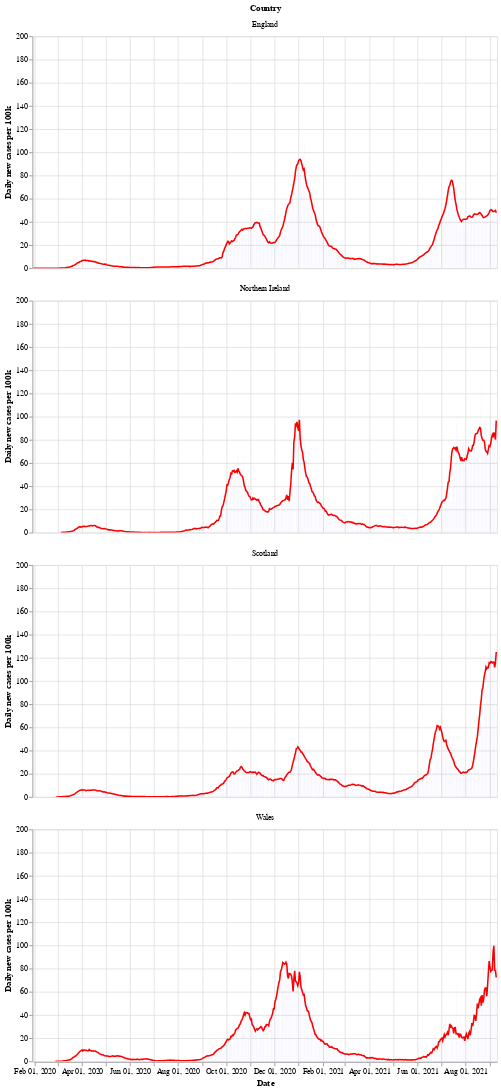

Notebook cell for this chart:
### Markdown cell above
Next is a bar chart of the number of new cases in each country (per 100k population), with the 7 day moving average of cases. Again we see that Wales saw a longer period of raising and falling cases compared to the other countries.

After a period of cases falling, each nation is now seeing a rise in the number of cases - especially in Wales.

### Code cell
# collapse
bars = alt.Chart(uk_cases).mark_bar().encode(
    x=alt.X("yearmonthdate(date):T", axis=alt.Axis(title='Date')),
    y=alt.Y("newCasesRate:Q", axis=alt.Axis(title='Daily new cases per 100k')),
    tooltip='newCasesRate',
    color=alt.condition(
        alt.datum.dailyChange > 0,
        alt.value("orange"),  # The positive color
        alt.value("blue")  # The negative color
    )
).properties(title='New cases per 100k population with rolling 7 day average', width=600).interactive()
line = alt.Chart(uk_cases).mark_line(
    color='red',
    size=2,
).transform_window(
    rolling_mean='mean(newCasesRate)',
    frame=[0, 7],
    groupby=['areaName']
).encode(
    x='yearmonthdate(date):T',
    y='rolling_mean:Q'
)
alt.layer(line, bars, data=uk_cases).facet(alt.Row('areaName', title='Country'), columns=1)

### Figure 1 — Vega-Lite specification as saved in the notebook (floating-point values rounded to 4 significant figures; data arrays with more than 128 entries replaced by an {"elided": "..."} marker saying what was removed)
{"config": {"view": {"continuousWidth": 400, "continuousHeight": 300}}, "data": {"name": "data-dad06974182aa907d85f88e3eb60754e"}, "facet": {"type": "nominal", "field": "areaName", "title": "Country"}, "spec": {"layer": [{"mark": {"type": "line", "color": "red", "size": 2}, "encoding": {"x": {"type": "temporal", "field": "date", "timeUnit": "yearmonthdate"}, "y": {"type": "quantitative", "field": "rolling_mean"}}, "transform": [{"window": [{"op": "mean", "field": "newCasesRate", "as": "rolling_mean"}], "frame": [0, 7], "groupby": ["areaName"]}]}, {"mark": "bar", "encoding": {"color": {"condition": {"value": "orange", "test": "(datum.dailyChange > 0)"}, "value": "blue"}, "tooltip": {"type": "quantitative", "field": "newCasesRate"}, "x": {"type": "temporal", "axis": {"title": "Date"}, "field": "date", "timeUnit": "yearmonthdate"}, "y": {"type": "quantitative", "axis": {"title": "Daily new cases per 100k"}, "field": "newCasesRate"}}, "selection": {"selector002": {"type": "interval", "bind": "scales", "encodings": ["x", "y"]}}, "title": "New cases per 100k population with rolling 7 day average", "width": 600}]}, "columns": 1, "$schema": "https://vega.github.io/schema/vega-lite/v4.8.1.json", "datasets": {"data-dad06974182aa907d85f88e3eb60754e": {"elided": "2264 records"}}}
